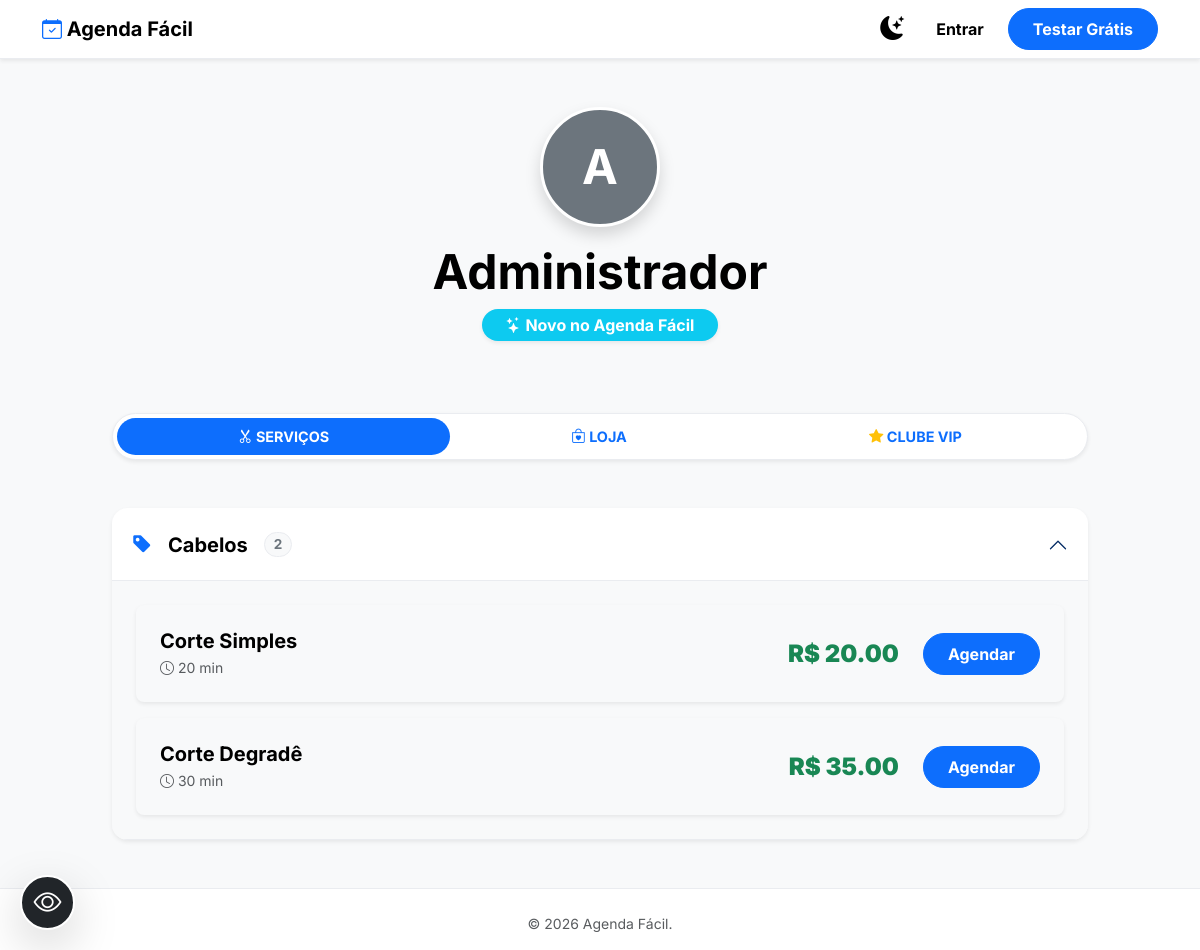
/b/admin, run on the app's committed database.
### app.py (models this page shows, shortened)
class Establishment(db.Model):
    __tablename__ = 'establishments'
    id = db.Column(db.Integer, primary_key=True)
    name = db.Column(db.String(100), nullable=False)
    url_prefix = db.Column(db.String(50), nullable=False, unique=True)
    contact_phone = db.Column(db.String(20), nullable=True)
    contact_email = db.Column(db.String(120), nullable=True)
    logo_filename = db.Column(db.String(100), nullable=True)
    is_active = db.Column(db.Boolean, default=False)
    capacity = db.Column(db.Integer, default=1, nullable=False)
    plan_type = db.Column(db.String(20), default='solo')
    trial_ends = db.Column(db.DateTime, nullable=True)
    loyalty_points_goal = db.Column(db.Integer, default=0)
    loyalty_reward = db.Column(db.String(150), nullable=True)
    state = db.Column(db.String(2), default='PE')
    schedules = db.relationship('DaySchedule', backref='establishment', lazy=True, cascade="all, delete-orphan")
    admins = db.relationship('Admin', backref='establishment', lazy=True)
    services = db.relationship('Service', backref='establishment', lazy=True)
    appointments = db.relationship('Appointment', backref='establishment', lazy=True)
    blacklists = db.relationship('Blacklist', backref='establishment', lazy=True)
    products = db.relationship('Product', backref='establishment', lazy=True)
    sales = db.relationship('ProductSale', backref='establishment', lazy=True)
    subscriptions = db.relationship('ClientSubscription', backref='establishment', lazy=True)
    subscription_plans = db.relationship('SubscriptionPlan', backref='establishment', lazy=True)
    @property
    def has_access(self):
        if self.is_active: return True
        if self.trial_ends and get_now_brazil() < self.trial_ends: return True
        return False
    @property
    def rating_count(self):
        return Appointment.query.filter_by(establishment_id=self.id).filter(Appointment.rating != None).count()

class Category(db.Model):
    __tablename__ = 'categories'
    id = db.Column(db.Integer, primary_key=True)
    name = db.Column(db.String(100), nullable=False)
    establishment_id = db.Column(db.Integer, db.ForeignKey('establishments.id'), nullable=False)
    services = db.relationship('Service', backref='category', lazy=True)

class Service(db.Model):
    __tablename__ = 'services'
    id = db.Column(db.Integer, primary_key=True)
    name = db.Column(db.String(100), nullable=False)
    duration = db.Column(db.Integer, nullable=False)
    price = db.Column(db.Float, nullable=False, default=0.0)
    establishment_id = db.Column(db.Integer, db.ForeignKey('establishments.id'), nullable=False)
    category_id = db.Column(db.Integer, db.ForeignKey('categories.id'), nullable=True)
    is_combo = db.Column(db.Boolean, default=False)
    original_price = db.Column(db.Float, nullable=True)
    is_club_included = db.Column(db.Boolean, default=False)
    is_hidden = db.Column(db.Boolean, default=False)

### app.py (the view)
@app.route('/b/<url_prefix>')
def establishment_services(url_prefix):
    est = Establishment.query.filter_by(url_prefix=url_prefix).first_or_404()
    if not est.has_access: return render_template('error_inactive.html', message="O período de teste ou assinatura deste estabelecimento expirou."), 403
    services = Service.query.filter_by(establishment_id=est.id, is_hidden=False).all()
    categories = Category.query.filter_by(establishment_id=est.id).all()
    return render_template('lista_servicos.html', services=services, categories=categories, establishment=est)

### templates/lista_servicos.html (shortened to what this page needs)
{% extends 'layout.html' %}
{% block content %}
<div class="container py-5" id="container-vitrine" style="max-width: 1000px;">
    <div class="text-center mb-5">
        {% if establishment.logo_filename %}
            <img src="{{ url_for('static', filename='uploads/' + establishment.logo_filename) }}" class="rounded-circle shadow mb-3 border border-3 border-white" style="width: 120px; height: 120px; object-fit: cover;">
        {% else %}
            <div class="rounded-circle bg-secondary d-inline-flex align-items-center justify-content-center text-white fw-bold mb-3 shadow border border-3 border-white" style="width: 120px; height: 120px; font-size: 3rem;">{{ establishment.name[0] }}</div>
        {% endif %}
        <h1 class="display-5 fw-bold mb-2 text-body-emphasis">{{ establishment.name }}</h1>
        {% if establishment.rating_count > 0 %}
            <div class="badge bg-warning text-body-emphasis fs-6 shadow-sm mb-4 px-4 py-2 rounded-pill"><i class="bi bi-star-fill"></i> {{ "%.1f"|format(establishment.average_rating) }} ({{ establishment.rating_count }} avaliações)</div>
        {% else %}
            <div class="badge bg-info text-white fs-6 shadow-sm mb-4 px-4 py-2 rounded-pill"><i class="bi bi-stars"></i> Novo no Agenda Fácil</div>
        {% endif %}
    </div>
    <ul class="nav nav-pills nav-fill mb-5 bg-body p-1 rounded-pill shadow-sm border" id="vitrineTabs">
        <li class="nav-item">
            <a class="nav-link active fw-bold rounded-pill text-uppercase" style="font-size: 0.9rem;" data-bs-toggle="pill" href="#tab-servicos"><i class="bi bi-scissors"></i> Serviços</a>
        </li>
        <li class="nav-item">
            <a class="nav-link fw-bold rounded-pill text-uppercase" style="font-size: 0.9rem;" data-bs-toggle="pill" href="#tab-produtos"><i class="bi bi-bag-heart"></i> Loja</a>
        </li>
        {% if establishment.plan_type == 'gestao' %}
        <li class="nav-item">
            <a class="nav-link fw-bold rounded-pill text-uppercase" style="font-size: 0.9rem;" data-bs-toggle="pill" href="#tab-clube"><i class="bi bi-star-fill text-warning"></i> Clube VIP</a>
        </li>
        {% endif %}
    </ul>
    <div class="tab-content">
        <div class="tab-pane fade show active" id="tab-servicos">
            <div class="accordion shadow-sm rounded-4 overflow-hidden border-0" id="accordionCategorias">
                {% set primeira_categoria_aberta = namespace(aberta=false) %}
                {% for c in categories %}
                    {% set contagem = namespace(visiveis=0) %}
                    {% for s in c.services %}
                        {% if not s.is_hidden %}
                            {% set contagem.visiveis = contagem.visiveis + 1 %}
                        {% endif %}
                    {% endfor %}
                    {% if contagem.visiveis > 0 %}
                    <div class="accordion-item border-0 border-bottom">
                        <h2 class="accordion-header" id="heading-{{ c.id }}">
                            <button class="accordion-button {% if primeira_categoria_aberta.aberta %}collapsed{% endif %} fw-bold fs-5 bg-body text-body-emphasis py-4" type="button" data-bs-toggle="collapse" data-bs-target="#cat-{{ c.id }}" aria-expanded="{% if not primeira_categoria_aberta.aberta %}true{% else %}false{% endif %}" aria-controls="cat-{{ c.id }}">
                                <i class="bi bi-tag-fill text-primary me-3"></i> {{ c.name }}
                                <span class="badge bg-body-tertiary text-secondary border ms-3 rounded-pill" style="font-size: 0.85rem;">{{ contagem.visiveis }}</span>
                            </button>
                        </h2>
                        <div id="cat-{{ c.id }}" class="accordion-collapse collapse {% if not primeira_categoria_aberta.aberta %}show{% endif %}" aria-labelledby="heading-{{ c.id }}" data-bs-parent="#accordionCategorias">
                            <div class="accordion-body bg-body-tertiary p-3 p-md-4">
                                <div class="d-flex flex-column gap-3">
                                    {% for s in c.services %}
                                        {% if not s.is_hidden %}
                                        <div class="card shadow-sm w-100 rounded-3 overflow-hidden {% if s.is_combo %}border-warning border-2{% else %}border-0{% endif %}">
                                            <div class="card-body d-flex flex-column flex-md-row justify-content-between align-items-center gap-3 p-4">
                                                <div class="text-center text-md-start">
                                                    <h5 class="fw-bold text-body-emphasis mb-1">
                                                        {{ s.name }}
                                                    </h5>
                                                    <div class="text-body-secondary small"><i class="bi bi-clock"></i> {{ s.duration }} min</div>
                                                </div>
                                                <div class="d-flex align-items-center gap-4">
                                                    <div class="text-end">
                                                        <span class="text-success fw-black fs-4 mb-0">R$ {{ "%.2f"|format(s.price) }}</span>
                                                    </div>
                                                    <a href="{{ url_for('schedule_service', url_prefix=establishment.url_prefix, service_id=s.id) }}" class="btn btn-primary fw-bold rounded-pill px-4 py-2">Agendar</a>
                                                </div>
                                            </div>
                                        </div>
                                        {% endif %}
                                    {% endfor %}
                                </div>
                            </div>
                        </div>
                    </div>
                    {% set primeira_categoria_aberta.aberta = true %}
                    {% endif %}
                {% endfor %}
            </div>
        </div>
    </div>
</div>
<button id="btn-acessibilidade" class="btn btn-dark shadow-lg d-flex justify-content-center align-items-center transition border border-2 border-white"
        style="position: fixed; bottom: 20px; left: 20px; z-index: 9999; border-radius: 50%; width: 55px; height: 55px;" title="Ativar Modo de Leitura">
    <i class="bi bi-eye fs-3"></i>
</button>
{% endblock %}

### templates/layout.html (style rules this page uses)
body { font-family: 'Inter', sans-serif; display: flex; flex-direction: column; min-height: 100vh; }
a { text-decoration: none; }
body, .navbar, .card, .offcanvas { transition: background-color 0.3s ease, color 0.3s ease, border-color 0.3s ease; }
[data-bs-theme="light"] { --bs-body-bg: #f8f9fa; --bs-card-bg: #ffffff; --bs-border-color: #eaecf0; --bs-tertiary-bg: #f1f3f5; }

### templates/lista_servicos.html (style rules this page uses)
#container-vitrine, #container-vitrine * { transition: font-size 0.2s ease, padding 0.2s ease; }
.fw-black { font-weight: 900; }

### data on the page
Establishment: name "A", name "Administrador"
Category: name "Cabelos", visiveis "2"
Service: name "Corte Simples", duration "20", price "20.00"
Service: name "Corte Degradê", duration "30", price "35.00"
